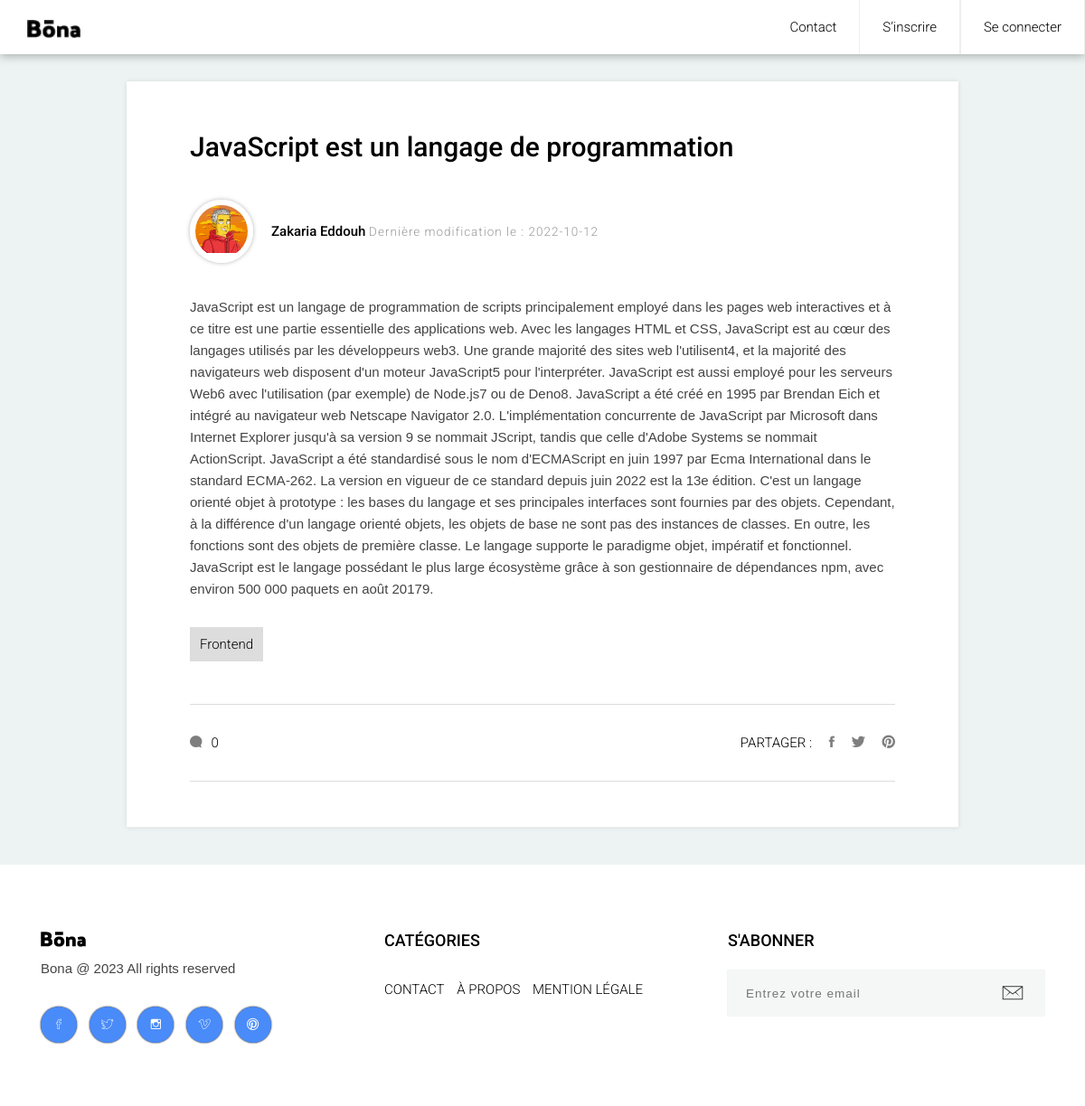
The app's page /post&id=5 with its own data.
### tables this page shows
CREATE TABLE `post` (
  `id` int(11) NOT NULL,
  `id_user` int(11) NOT NULL,
  `id_category` int(11) NOT NULL,
  `title` varchar(255) NOT NULL,
  `content` text NOT NULL,
  `chapo` varchar(255) NOT NULL,
  `dateCreated` date NOT NULL,
  `dateUpdated` date DEFAULT NULL
);

CREATE TABLE `user` (
  `id` int(11) NOT NULL,
  `firstName` varchar(64) NOT NULL,
  `lastName` varchar(64) NOT NULL,
  `email` varchar(64) NOT NULL,
  `password` varchar(64) NOT NULL,
  `role` int(1) NOT NULL DEFAULT '0',
  `picture` varchar(255) DEFAULT NULL,
  `dateCreated` date NOT NULL,
  `dateUpdated` date DEFAULT NULL
);

CREATE TABLE `category` (
  `id` int(11) NOT NULL,
  `name` varchar(64) NOT NULL,
  `dateCreated` date NOT NULL,
  `dateUpdated` date DEFAULT NULL
);

### index.php (called while the page is built, shortened)
<?php
$router = new Router();
$router->routeReq();
?>

### models/Model.php (called while the page is built, shortened)
<?php
abstract class Model
{
    protected static $bdd;
    private static function setBdd()
    {
        self::$bdd = new PDO('mysql:host=localhost;dbname=oc_p5_maxime','root','root');
        self::$bdd->setAttribute(PDO::ATTR_ERRMODE, PDO::ERRMODE_WARNING);
    }
    protected function getBdd()
    {
        if (self::$bdd == null) {
            return self::$bdd;
        }
    }
}

### models/PostManager.php (called while the page is built, shortened)
<?php
class PostManager extends Model
{
    public function getPost($id)
    {
        return $this->getOne('post', 'Post', $id);
    }
    private function getOne($table, $obj, $id)
    {
        $req = self::$bdd->prepare("SELECT * FROM $table WHERE id = ?");
        $req->execute(array($id));
        while ($data = $req->fetch(PDO::FETCH_ASSOC)) {
            $result = $data;
        }
        return $result;
    }
}

### models/UserManager.php (called while the page is built, shortened)
<?php
class UserManager extends Model
{
    public function getUser($id)
    {
        return $this->getUserById('user', $id);
    }
    private function getUserById($table, $id)
    {
        $req = self::$bdd->prepare("SELECT * FROM $table WHERE id = ? ");
        $req->execute(array($id));
        $user = $req->fetch(PDO::FETCH_ASSOC);
        return $user;
    }
}

### models/CategoryManager.php (called while the page is built, shortened)
<?php
class CategoryManager extends Model
{
    public function getCategory($id)
    {
        return $this->getCategoryById('category', $id);
    }
    private function getCategoryById($table, $id)
    {
        $req = self::$bdd->prepare("SELECT * FROM $table WHERE id = ? ");
        $req->execute(array($id));
        $category = $req->fetch(PDO::FETCH_ASSOC);
        return $category;
    }
}

### views/viewSinglePost.php (the view, shortened to what this page needs)
<section class="post-area">
	<div class="container">
		<div class="row">
			<div class="col-lg-1 col-md-0"></div>
			<div class="col-lg-10 col-md-12">
				<div class="main-post" style="margin-top: 30px;">
					<div class="post-top-area">
						<h3 class="title"><b><?= $post['chapo'] ?></b></h3>
						<div class="post-info">
							<div class="left-area">
								<a class="avatar" href="#"><img src=<?= isset($user['picture']) ? "public/uploads/".$user['picture'] : "public/images/default-profile.png" ?> alt="Photo de profil"></a>
							</div>
							<div class="middle-area">
								<a class="name" href="#"><b><?= $user['firstName'] .' '. $user['lastName'] ?></b></a>
								<?php if (isset($post['dateUpdated'])): ?>
									<h6 class="date">Dernière modification le : <?= $post['dateUpdated'] ?></h6>
								<?php else: ?>
									<h6 class="date">Publié le : <?= $post['dateCreated'] ?></h6>
								<?php endif; ?>
							</div>
						</div>
					</div>
					<div class="post-bottom-area">
						<p class="para"><?= $post['content'] ?></p>
						<ul class="tags">
							<li><a href="#"><?= $category['name'] ?></a></li>
						</ul>
						<div class="post-icons-area">
							<ul class="post-icons">
								<li><a href="#"><i class="ion-chatbubble"></i><?php if (!empty($comments)) { echo count($comments); } else { echo '0'; } ?></a></li>
							</ul>
							<ul class="icons">
								<li>PARTAGER : </li>
								<li><a href="#"><i class="ion-social-facebook"></i></a></li>
								<li><a href="#"><i class="ion-social-twitter"></i></a></li>
								<li><a href="#"><i class="ion-social-pinterest"></i></a></li>
							</ul>
						</div>
					</div>
				</div>
			</div>
		</div>
	</div>
</section>
<section class="comment-section center-text">
	<div class="container">
		<div class="row">
			<div class="col-lg-2 col-md-0"></div>
			<div class="col-lg-8 col-md-12">
			</div>
		</div>
	</div>
</section>

### public/single-post-2/css/styles.css (style rules this page uses)
html { font-size: 100%; height: 100%; overflow-x: hidden; touch-action: manipulation; }
body { font-size: 15px; font-family: 'Roboto', sans-serif; width: 100%; height: 100%; margin: 0; font-weight: 300; -webkit-font-smoothing: antialiased; -moz-osx-font-smoothing: grayscale; word-wrap: break-word; background: #EDF3F3; color: #000; }
h1, h2, h3, h4, h5, h6, p, a, ul, span, li, img { margin: 0; padding: 0; font-weight: 300; }
h1,h2,h3,h4,h5,h6 { line-height: 1.5; }
p { line-height: 1.6; font-family: 'Maven Pro', sans-serif; font-weight: 400; color: #444; }
h3 { font-size: 2em; }
h6 { font-size: .9em; letter-spacing: 1px; }
a, button { display: inline-block; text-decoration: none; color: inherit; transition: all .3s; }
b { font-weight: 500; }
img { width: 100%; }
li { list-style: none; display: inline-block; }
.center-text { text-align: center; }
.post-area .post-info { position: relative; padding: 30px 0; }
.post-area .post-info .left-area { height: 70px; width: 70px; border-radius: 100px; overflow: hidden; position: absolute; top: 50%; margin-top: -35px; border: 6px solid #fff; box-shadow: 0px 0px 5px rgba(0,0,0,.3); }
.post-area .post-info .middle-area { padding-left: 90px; display: inline-block; }
.post-area .post-info .date { display: inline-block; color: #999; }
.main-post { margin-top: -100px; padding: 50px 0px 20px; box-shadow: 0px 0px 5px rgba(0,0,0,.1); border-bottom: 1px solid #eee; background: #fff; }
.main-post .post-top-area, .main-post .post-bottom-area { margin: 0 70px; }
.main-post .title { margin-bottom: 30px; }
.main-post .para { margin: 30px 0; }
.main-post ul.tags { margin: 30px 0; }
.main-post ul.tags > li > a { padding: 7px 10px; margin-bottom: 10px; margin-right: 10px; float: left; border: 1px solid #ddd; background: #ddd; }
.main-post .post-icons-area { margin: 30px 0; padding: 30px 0; overflow: hidden; border-top: 1px solid #ddd; border-bottom: 1px solid #ddd; }
.main-post ul.post-icons { float: left; }
.main-post ul.post-icons > li > a { padding-right: 15px; }
.main-post ul.post-icons > li > a > i { padding-right: 10px; font-size: 1.1em; opacity: .5; }
.main-post ul.icons { float: right; }
.main-post ul.icons > li > a > i { padding-left: 15px; font-size: 1.1em; opacity: .5; }

### records on screen
post: chapo "JavaScript est un langage de programmation", dateUpdated "2022-10-12", content "JavaScript est un langage de programmation de scripts principalement employé dans les pages web interactives et à ce titre est une partie essentielle des applications web. Avec les langages HTML et CSS, JavaScript est au cœur des langages utilisés par les développeurs web3. Une grande majorité des sites web l'utilisent4, et la majorité des navigateurs web disposent d'un moteur JavaScript5 pour l'interpréter. JavaScript est aussi employé pour les serveurs Web6 avec l'utilisation (par exemple) de Node.js7 ou de Deno8. JavaScript a été créé en 1995 par Brendan Eich et intégré au navigateur web Netscape Navigator 2.0. L'implémentation concurrente de JavaScript par Microsoft dans Internet…"
user: picture (picture), firstName "Zakaria", lastName "Eddouh"
category: name "Frontend"
